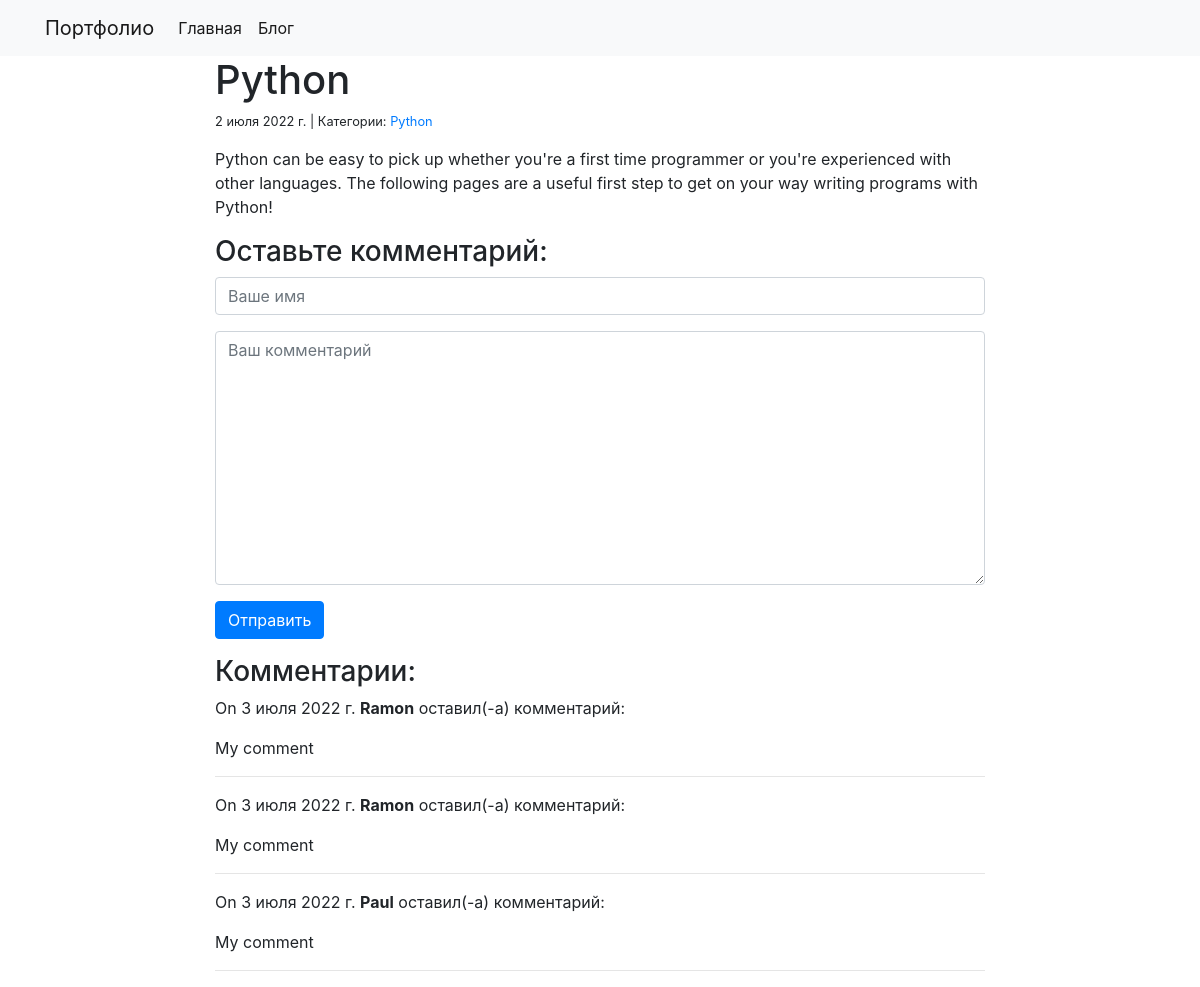
The app's page /blog/2/ with its own data.
### blog/models.py (models this page shows)
class Post(models.Model):
    title = models.CharField(max_length=250)
    body = models.TextField()
    created_on = models.DateTimeField(auto_now_add=True)
    last_modified = models.DateTimeField(auto_now=True)
    categories = models.ManyToManyField('Category', related_name='posts')

class Category(models.Model):
    name = models.CharField(max_length=30)

class Comment(models.Model):
    author = models.CharField(max_length=60)
    body = models.TextField()
    created_on = models.DateTimeField(auto_now_add=True)
    post = models.ForeignKey('Post', on_delete=models.CASCADE)

### blog/views.py (the view, shortened to what this page needs)
# urls.py: path('<int:pk>/', views.blog_detail, name="blog_detail"),
def blog_detail(request, pk):
    post = Post.objects.get(pk=pk)
    form = CommentForm()
    comments = Comment.objects.filter(post=post)
    context = {
        'post': post,
        'comments': comments,
        'form': form,
    }
    return render(request, 'blog_detail.html', context)

### blog/forms.py
class CommentForm(forms.Form):
    author = forms.CharField(
        max_length=60,
        widget=forms.TextInput(attrs={
            'class': 'form-control',
            'placeholder': 'Ваше имя'
        })
    )
    body = forms.CharField(
        widget=forms.Textarea(attrs={
            'class': 'form-control',
            'placeholder': 'Ваш комментарий'
        })
    )

### blog/templates/blog_detail.html (shortened to what this page needs)
{% extends "base.html" %}
{% block page_content %}
<div class="col-md-8 offset-md-2">
    <h1>{{ post.title }}</h1>
    <small>
        {{ post.created_on.date }} |
        Категории:
        {% for category in post.categories.all %}
        <a href="{% url 'blog_category' category.name %}">
            {{ category.name }}
        </a>
        {% endfor %}
    </small>
    <p>{{ post.body | linebreaks }}</p>
    <h3>Оставьте комментарий:</h3>
    <form action="/blog/{{ post.pk }}/" method="post">
        <div class="form-group">
            {{ form.author }}
        </div>
        <div class="form-group">
            {{ form.body }}
        </div>
        <button type="submit" class="btn btn-primary">Отправить</button>
    </form>
    <h3>Комментарии:</h3>
    {% for comment in comments %}
    <p>
        On {{comment.created_on.date }}
        <b>{{ comment.author }}</b> оставил(-а) комментарий:
    </p>
    <p>{{ comment.body }}</p>
    <hr>
    {% endfor %}
</div>
{% endblock %}

### roman2022/templates/base.html (shortened to what this page needs)
<link rel="stylesheet" href="https://cdn.jsdelivr.net/npm/bootstrap@4.4.1/dist/css/bootstrap.min.css">
<nav class="navbar navbar-expand-lg navbar-light bg-light">
  <div class="container">
    <a class="navbar-brand" href="{% url 'project_index' %}">Портфолио</a>
    <div class="collapse navbar-collapse" id="navbarSupportedContent">
      <ul class="navbar-nav mr-auto">
        <li class="nav-item active">
          <a class="nav-link" href="{% url 'project_index' %}">Главная</a>
        </li>
        <li class="nav-item active">
          <a class="nav-link" href="{% url 'blog_index' %}">Блог</a>
        </li>
      </ul>
    </div>
  </div>
</nav>
{% block page_content %}
{% endblock %}

### records on screen
Post: title "Python", created_on "2 июля 2022 г.", body "Python can be easy to pick up whether you're a first time programmer or you're experienced with other languages. The following pages are a useful first step to get on your way writing programs with Python!"
Category: name "Python"
Comment: created_on "3 июля 2022 г.", author "Ramon", body "My comment"
Comment: created_on "3 июля 2022 г.", author "Ramon", body "My comment"
Comment: created_on "3 июля 2022 г.", author "Paul", body "My comment"
